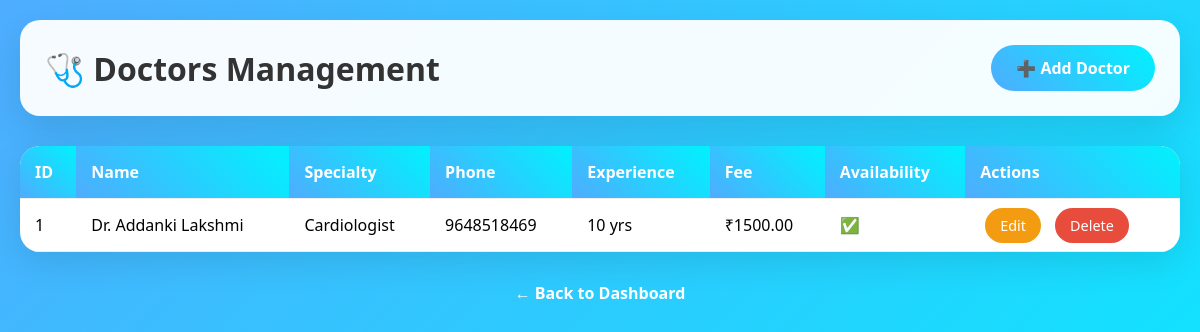
/doctors/, run on an earlier commit of the app's database.
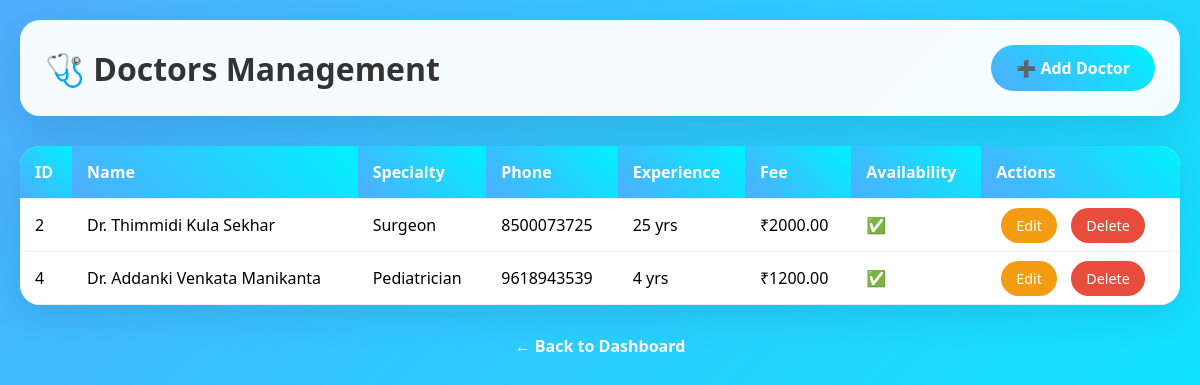
And on a later commit of the database.
### app1/models.py (models this page shows, shortened)
class Doctor(models.Model):
    SPECIALTY_CHOICES = [
        ('GP', 'General Practitioner'),
        ('CAR', 'Cardiologist'),
        ('DER', 'Dermatologist'),
        ('PED', 'Pediatrician'),
        ('SUR', 'Surgeon'),
    ]
    first_name = models.CharField(max_length=50)
    last_name = models.CharField(max_length=50)
    specialty = models.CharField(max_length=10, choices=SPECIALTY_CHOICES)
    phone = models.CharField(max_length=15)
    qualification = models.CharField(max_length=100)
    experience_years = models.IntegerField(default=0)
    consultation_fee = models.DecimalField(max_digits=10, decimal_places=2)
    is_available = models.BooleanField(default=True)

### app1/views.py (the view)
# urls.py: path("doctors/", views.doctor_list, name="doctor_list"),
def doctor_list(request):
    doctors = Doctor.objects.all()
    return render(request, 'doctors/list.html', {'doctors': doctors})

### templates/doctors/list.html (shortened to what this page needs)
<!DOCTYPE html>
<html>
<head>
</head>
<body>
    <div class="container">
        <div class="header">
            <h1>🩺 Doctors Management</h1>
            <a href="{% url 'doctor_create' %}" class="btn">➕ Add Doctor</a>
        </div>
        <div class="table-container">
            {% if doctors %}
                <table>
                    <thead>
                        <tr>
                            <th>ID</th>
                            <th>Name</th>
                            <th>Specialty</th>
                            <th>Phone</th>
                            <th>Experience</th>
                            <th>Fee</th>
                            <th>Availability</th>
                            <th>Actions</th>
                        </tr>
                    </thead>
                    <tbody>
                        {% for doctor in doctors %}
                        <tr>
                            <td>{{ doctor.id }}</td>
                            <td>Dr. {{ doctor.first_name }} {{ doctor.last_name }}</td>
                            <td>{{ doctor.get_specialty_display }}</td>
                            <td>{{ doctor.phone }}</td>
                            <td>{{ doctor.experience_years }} yrs</td>
                            <td>₹{{ doctor.consultation_fee }}</td>
                            <td>{% if doctor.is_available %}✅{% else %}❌{% endif %}</td>
                            <td>
                                <a href="{% url 'doctor_update' doctor.id %}" class="action-btn btn-edit">Edit</a>
                                <a href="{% url 'doctor_delete_auth' doctor.id %}" class="action-btn btn-delete">Delete</a>
                            </td>
                        </tr>
                        {% endfor %}
                    </tbody>
                </table>
            {% else %}
                <div class="empty">
                    <h3>No doctors found</h3>
                    <a href="{% url 'doctor_create' %}" class="btn">Add First Doctor</a>
                </div>
            {% endif %}
        </div>
        <div style="text-align:center;margin-top:30px;">
            <a href="/dashboard/" style="color:white;font-weight:600;text-decoration:none;">← Back to Dashboard</a>
        </div>
    </div>
</body>
</html>

What changed in the data, as far as the page shows it:
removed Doctor: id "1", first_name "Addanki", last_name "Lakshmi", specialty "Cardiologist", phone "9648518469", experience_years "10", consultation_fee "1500.00"
added Doctor: id "2", first_name "Thimmidi", last_name "Kula Sekhar", specialty "Surgeon", phone "8500073725", experience_years "25", consultation_fee "2000.00"
added Doctor: id "4", first_name "Addanki", last_name "Venkata Manikanta", specialty "Pediatrician", phone "9618943539", experience_years "4", consultation_fee "1200.00"
